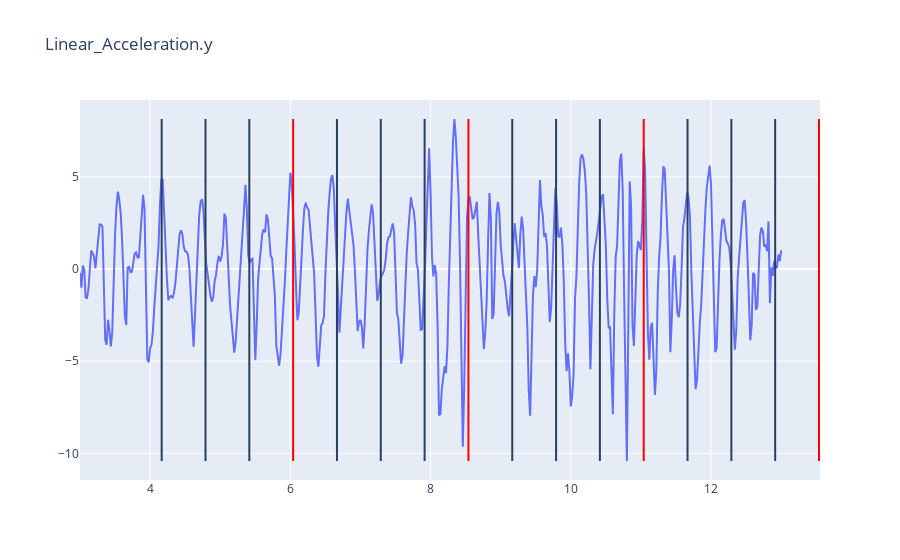

The notebook cell saved with this chart:
### Code cell
def plot_series_with_beats(df_id, axis_id, first_peak: int = -1):
    df = cut_dfs[df_id]
    sd = song_data[df_id]
    axis = axis_combinations[axis_id]
    
    
    fig = go.Figure()
    fig.add_trace(go.Scatter(
        y = df[axis],
        x = df['time']/1000,
        mode = 'lines',
        name=axis
    ))

    ymin = df[axis].min()
    ymax = df[axis].max()

    # generate beat definitions
    shapes = []
    count = 0
    i = df['time'].min()

    if first_peak != -1:
        peak = peaks_per_df[df_id][axis_id][first_peak]
        i = peak

    while i < df['time'].max():
        count += 1
        i += int(sd['time_between_beats'] * 1000)
        shapes.append(dict(type= 'line', xref= 'x', x0 =i/1000.0, x1 = i/1000.0, y0= ymin, y1= ymax))
        if count % sd['time_signature'] == 0:
            shapes[-1]['line'] = dict(color="Red")
            # we color every fourth beat red to show how long a bar is (maybe misleading since this
            # is not necessarily the start or end of a bar


    fig.update_layout(title=axis, shapes = shapes)
    fig.show()

plot_series_with_beats(0, 1, 0)

### Figure 1 — Plotly figure (JSON) as saved in the notebook; plotly's stock layout.template omitted (floating-point values rounded to 4 significant figures; data arrays with more than 128 entries replaced by an {"elided": "..."} marker saying what was removed)
{"data": [{"mode": "lines", "name": "Linear_Acceleration.y", "type": "scatter", "x": {"elided": "501 float values"}, "y": {"elided": "501 float values"}}], "layout": {"shapes": [{"type": "line", "x0": 4.165, "x1": 4.165, "xref": "x", "y0": -10.41, "y1": 8.142}, {"type": "line", "x0": 4.79, "x1": 4.79, "xref": "x", "y0": -10.41, "y1": 8.142}, {"type": "line", "x0": 5.415, "x1": 5.415, "xref": "x", "y0": -10.41, "y1": 8.142}, {"line": {"color": "Red"}, "type": "line", "x0": 6.04, "x1": 6.04, "xref": "x", "y0": -10.41, "y1": 8.142}, {"type": "line", "x0": 6.665, "x1": 6.665, "xref": "x", "y0": -10.41, "y1": 8.142}, {"type": "line", "x0": 7.29, "x1": 7.29, "xref": "x", "y0": -10.41, "y1": 8.142}, {"type": "line", "x0": 7.915, "x1": 7.915, "xref": "x", "y0": -10.41, "y1": 8.142}, {"line": {"color": "Red"}, "type": "line", "x0": 8.54, "x1": 8.54, "xref": "x", "y0": -10.41, "y1": 8.142}, {"type": "line", "x0": 9.165, "x1": 9.165, "xref": "x", "y0": -10.41, "y1": 8.142}, {"type": "line", "x0": 9.79, "x1": 9.79, "xref": "x", "y0": -10.41, "y1": 8.142}, {"type": "line", "x0": 10.41, "x1": 10.41, "xref": "x", "y0": -10.41, "y1": 8.142}, {"line": {"color": "Red"}, "type": "line", "x0": 11.04, "x1": 11.04, "xref": "x", "y0": -10.41, "y1": 8.142}, {"type": "line", "x0": 11.66, "x1": 11.66, "xref": "x", "y0": -10.41, "y1": 8.142}, {"type": "line", "x0": 12.29, "x1": 12.29, "xref": "x", "y0": -10.41, "y1": 8.142}, {"type": "line", "x0": 12.91, "x1": 12.91, "xref": "x", "y0": -10.41, "y1": 8.142}, {"line": {"color": "Red"}, "type": "line", "x0": 13.54, "x1": 13.54, "xref": "x", "y0": -10.41, "y1": 8.142}], "title": {"text": "Linear_Acceleration.y"}}}
